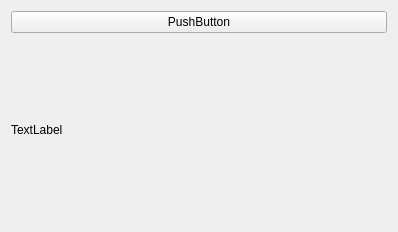
<?xml version="1.0" encoding="UTF-8"?>
<ui version="4.0">
 <class>Widget</class>
 <widget class="QWidget" name="Widget">
  <property name="geometry">
   <rect>
    <x>0</x>
    <y>0</y>
    <width>398</width>
    <height>232</height>
   </rect>
  </property>
  <property name="windowTitle">
   <string>Widget</string>
  </property>
  <layout class="QVBoxLayout" name="verticalLayout">
   <item>
    <widget class="QPushButton" name="pushButton">
     <property name="text">
      <string>PushButton</string>
     </property>
    </widget>
   </item>
   <item>
    <widget class="QLabel" name="label">
     <property name="text">
      <string>TextLabel</string>
     </property>
     <property name="wordWrap">
      <bool>true</bool>
     </property>
    </widget>
   </item>
  </layout>
 </widget>
 <resources/>
 <connections/>
</ui>
